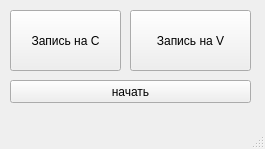
<?xml version="1.0" encoding="UTF-8"?>
<ui version="4.0">
 <class>MainWindow</class>
 <widget class="QMainWindow" name="MainWindow">
  <property name="geometry">
   <rect>
    <x>0</x>
    <y>0</y>
    <width>265</width>
    <height>149</height>
   </rect>
  </property>
  <property name="minimumSize">
   <size>
    <width>265</width>
    <height>149</height>
   </size>
  </property>
  <property name="maximumSize">
   <size>
    <width>265</width>
    <height>149</height>
   </size>
  </property>
  <property name="windowTitle">
   <string>MainWindow</string>
  </property>
  <widget class="QWidget" name="centralwidget">
   <widget class="QPushButton" name="but1">
    <property name="geometry">
     <rect>
      <x>10</x>
      <y>10</y>
      <width>111</width>
      <height>61</height>
     </rect>
    </property>
    <property name="text">
     <string>Запись на C</string>
    </property>
   </widget>
   <widget class="QPushButton" name="but2">
    <property name="geometry">
     <rect>
      <x>130</x>
      <y>10</y>
      <width>121</width>
      <height>61</height>
     </rect>
    </property>
    <property name="text">
     <string>Запись на V</string>
    </property>
   </widget>
   <widget class="QPushButton" name="pushButton_3">
    <property name="geometry">
     <rect>
      <x>10</x>
      <y>80</y>
      <width>241</width>
      <height>23</height>
     </rect>
    </property>
    <property name="text">
     <string>начать</string>
    </property>
   </widget>
  </widget>
  <widget class="QMenuBar" name="menubar">
   <property name="geometry">
    <rect>
     <x>0</x>
     <y>0</y>
     <width>265</width>
     <height>21</height>
    </rect>
   </property>
  </widget>
  <widget class="QStatusBar" name="statusbar"/>
 </widget>
 <resources/>
 <connections/>
</ui>
